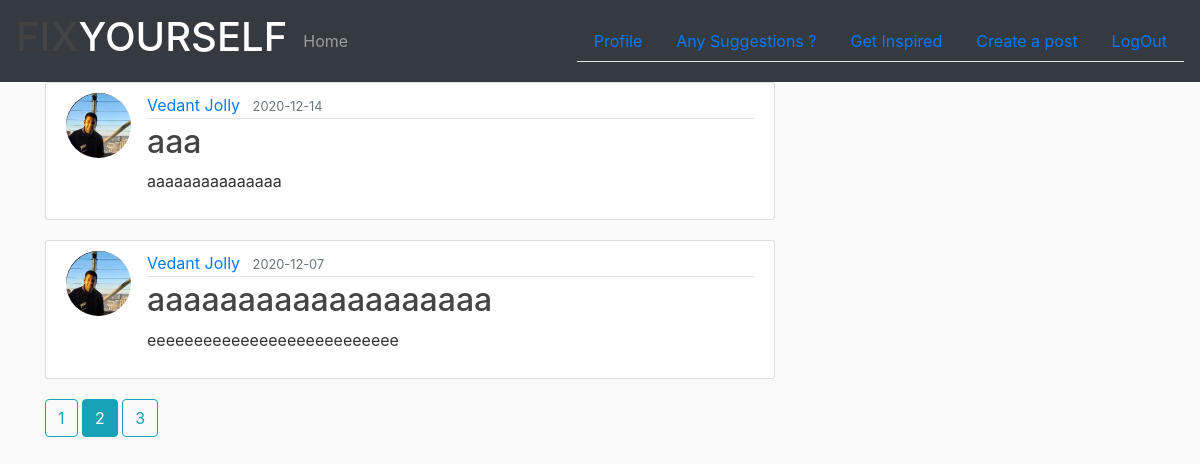
Page /posts?page=2 (signed in) on the committed database.
### se_hackethon_project/models.py (models this page shows, shortened)
class Post(db.Model):
    id = db.Column(db.Integer,primary_key = True)
    title = db.Column(db.String(100),nullable = False)
    date_posted = db.Column(db.DateTime,nullable = False,default = datetime.utcnow)
    content = db.Column(db.Text,nullable=False)
    image_file = db.Column(db.String(20),nullable=False,default = 'default1.jpg')
    user_id = db.Column(db.Integer, db.ForeignKey('user.id'), nullable=False)

class User(db.Model,UserMixin):
    id = db.Column(db.Integer,primary_key=True)
    name = db.Column(db.String(20),nullable=False)
    email = db.Column(db.String(120),unique=True,nullable=False)
    image_file = db.Column(db.String(20),nullable=False,default = 'default.jpg')
    password = db.Column(db.String(60),nullable=False)
    posts = db.relationship('Post', backref='author', lazy=True)
    feedbacks = db.relationship('Feedback',backref='customer',lazy=True)

### se_hackethon_project/routes.py (the view)
@app.route("/posts")
@login_required
def all_posts():
    page = request.args.get('page', 1, type=int)
    posts = Post.query.order_by(Post.date_posted.desc()).paginate(page=page, per_page=2)
    return render_template('allPosts.html', posts=posts)

### se_hackethon_project/models.py (called while the page is built)
@login_manager.user_loader
def load_user(user_id):
    return User.query.get(int(user_id))

### se_hackethon_project/templates/allPosts.html
{% extends 'layout.html' %}
{% block content %}
  {% for post in posts.items %}
      <article class="media content-section">
        <img class="rounded-circle article-img" src="{{ url_for('static',filename = 'profile_pics/' + post.author.image_file) }}">
        <div class="media-body">
          <div class="article-metadata">
            <a class="mr-2" href="{{ url_for('user_posts',username=post.author.name) }}">{{ post.author.name }}</a>
            <small class="text-muted">{{ post.date_posted.strftime("%Y-%m-%d") }}</small>
          </div>
          <h2><a class="article-title" href="{{ url_for('post',post_id = post.id) }}">{{ post.title }}</a></h2>
          <p class="article-content">{{ post.content }}</p>
        </div>
      </article>
  {% endfor %}
  {% for page_num in posts.iter_pages(left_edge=1,right_edge=1,left_current=1,right_current=2) %}
    {% if page_num %}
      {% if posts.page == page_num %}
        <a class="btn btn-info mb-4" href="{{url_for('all_posts',page=page_num)}}">{{page_num}}</a>
      {% else %}
        <a class="btn btn-outline-info mb-4" href="{{url_for('all_posts',page=page_num)}}">{{page_num}}</a>
      {% endif %}
    {% else %}
      ...
    {% endif %}
  {% endfor %}
{% endblock content %}

### se_hackethon_project/static/main.css (style rules this page uses)
body { background: #fafafa; color: #333333; }
h1, h2, h3, h4, h5, h6 { color: #444444; }
.content-section { background: #ffffff; padding: 10px 20px; border: 1px solid #dddddd; border-radius: 3px; margin-bottom: 20px; }
.article-title { color: #444444; }
.article-content { white-space: pre-line; }
.article-img { height: 65px; width: 65px; margin-right: 16px; }
.article-metadata { padding-bottom: 1px; margin-bottom: 4px; border-bottom: 1px solid #e3e3e3 }

### rows in the picture
Post: image_file (picture), author.name "Vedant Jolly", date_posted "2020-12-14", title "aaa", content "aaaaaaaaaaaaaaa"
Post: image_file (picture), author.name "Vedant Jolly", date_posted "2020-12-07", title "aaaaaaaaaaaaaaaaaaa", content "eeeeeeeeeeeeeeeeeeeeeeeeeee"

### other values in the picture
{{ page_num }} "1" "3"
{{ page_num }} "2"
